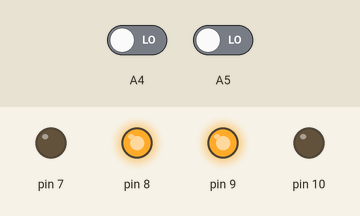
Simulated run of this sketch. Board: Arduino Uno, built with avr-gcc and run on an emulated ATmega328P. On the bench: output pins drawn as LEDs (lit = HIGH). Inputs (shaded band) come from the test bench; at power-on: A4 LOW, A5 LOW.

Above: at 8.8 s.
8.9 s: A4 driven HIGH and A5 driven HIGH
At 11.2 s:
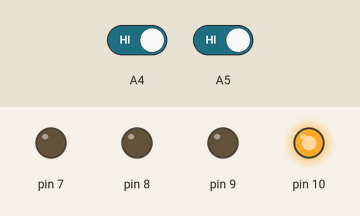
13.9 s: A4 driven LOW
At 14.2 s:
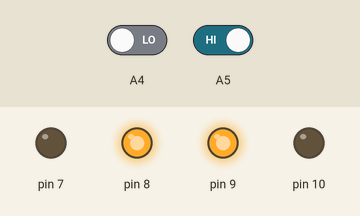
23.2 s: A4 driven HIGH
At 26.9 s:
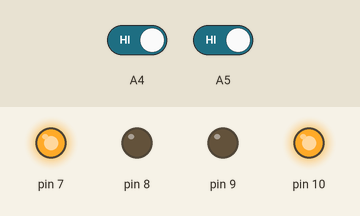
28.2 s: A5 driven LOW
At 28.6 s:
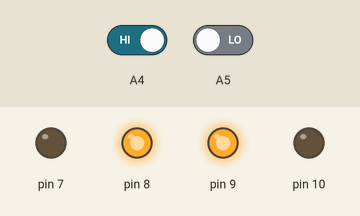
Timing chart, 0 to 38.5 s (numbered marks = the images above; inputs shaded):
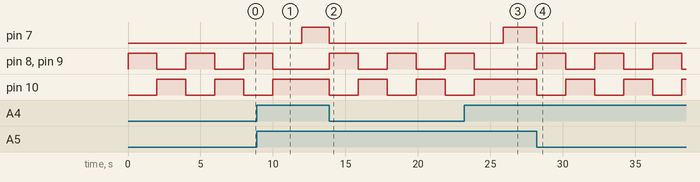

Measured:
- after the input at 8.9 s, pin 7: LOW → HIGH after 3.1 s; pin 8, pin 9: goes on until 10.0 s, then stays LOW; pin 10: goes on until 10.0 s, then stays HIGH
- after the input at 13.9 s, pin 7: HIGH → LOW at once; pin 8–10: alternates HIGH for 2.0 s and LOW for 2.0 s, starting at once
- after the input at 23.2 s, pin 7: LOW → HIGH after 2.7 s; pin 8, pin 9: goes on until 23.9 s, then stays LOW; pin 10: goes on until 23.9 s, then stays HIGH
- after the input at 28.2 s, pin 7: HIGH → LOW at once; pin 8–10: alternates HIGH for 2.0 s and LOW for 2.0 s, starting at once
- by itself, pin 8–10: alternates HIGH for 2.0 s and LOW for 2.0 s

The sketch:

car_edge_detector.ino
```cpp
int s1 = 0;
int s2 = 0;
void setup()
{
  // put your setup code here, to run once:
  pinMode(A4, INPUT);
  pinMode(A5, INPUT);
  pinMode(7, OUTPUT);
  pinMode(8, OUTPUT);
  pinMode(9, OUTPUT);
  pinMode(10, OUTPUT);
}

void loop()
{
  // put your main code here, to run repeatedly:
  s1 = digitalRead(A5);
  s2 = digitalRead(A4);
  if ((s1 == HIGH) && (s2 == HIGH))
  {
    digitalWrite(10, HIGH);
    digitalWrite(9, LOW);
    digitalWrite(8, LOW);
    digitalWrite(7, HIGH);
  }
  if ((s1 == LOW) && (s2 == HIGH) || (s1 == HIGH) && (s2 == LOW) || (s1 == LOW) && (s2 == LOW))
  {
    digitalWrite(10, LOW);
    digitalWrite(9, HIGH);
    digitalWrite(8, HIGH);
    digitalWrite(7, LOW);
    delay(2000),
        digitalWrite(10, HIGH);
    digitalWrite(9, LOW);
    digitalWrite(8, LOW);
    digitalWrite(7, LOW);
    delay(2000);
  }
}
```
